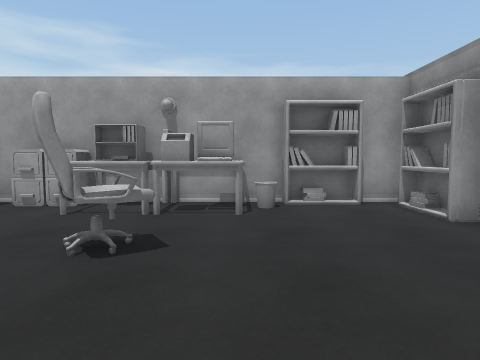
view 1 (above)

17 first-person views from a walk through a Unity game level. The camera is 1.2 m above the floor, tilts 4° down and sees 75° across. The floor is counted in squares, 1 m on a side. Each view is taken from the middle of a square. On the plan, view 1 faces up. The plan holds only what a view shows up to about 13 squares ahead; the rest is blank. Some animated figures are not drawn.

view 2
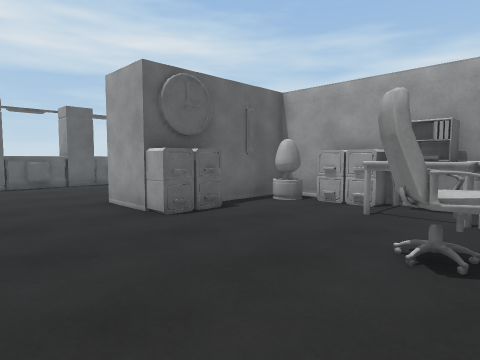

view 3
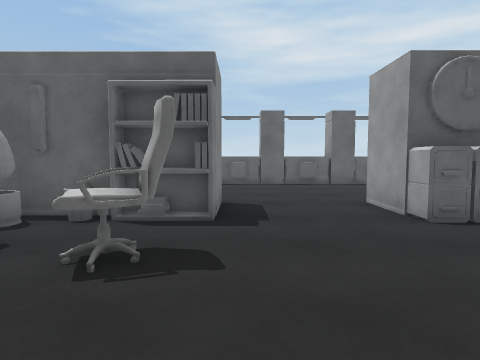

view 4
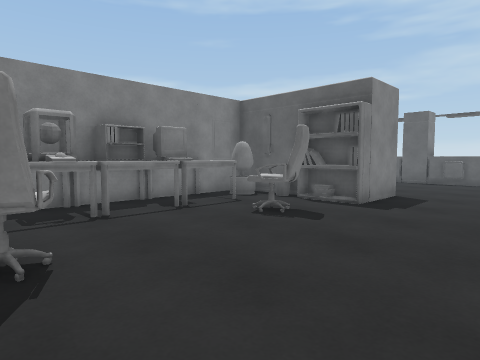

view 5
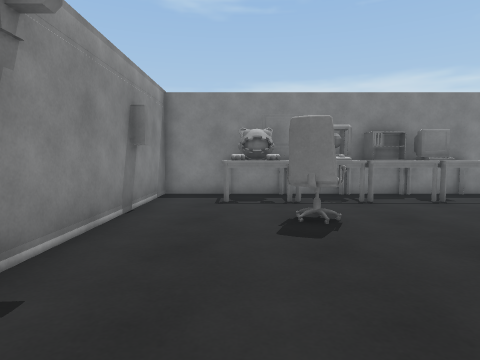

view 6
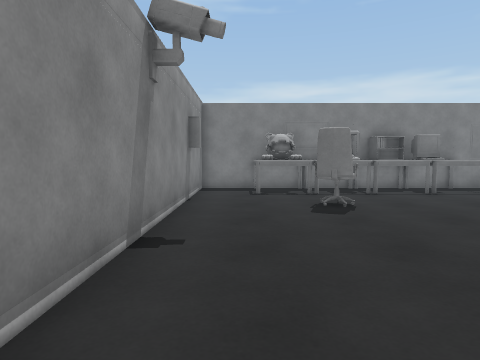

view 7
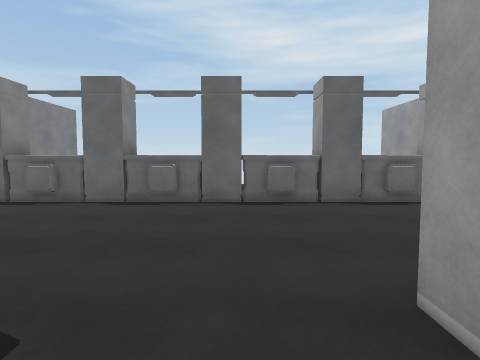

view 8
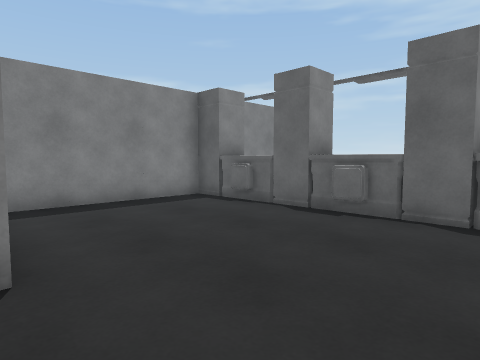

view 9
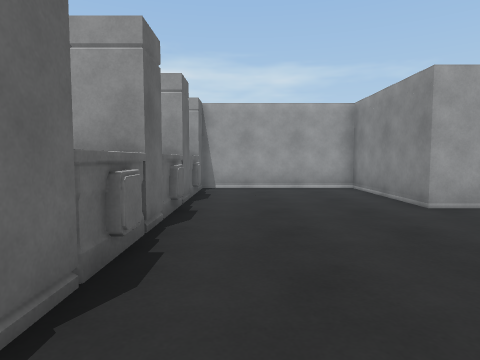

view 10
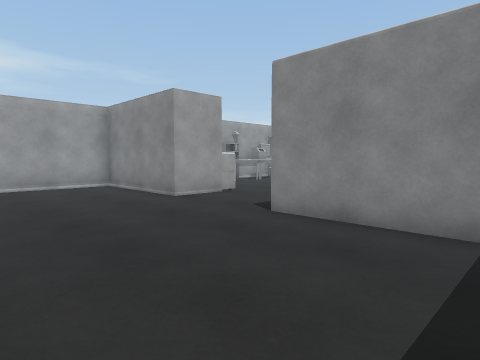

view 11
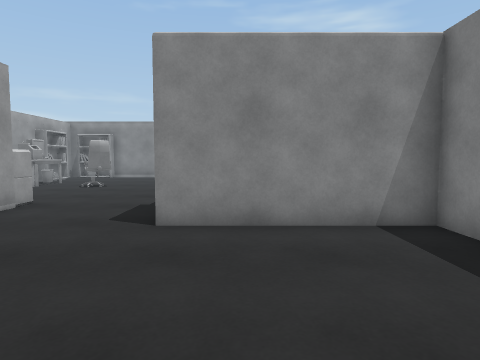

view 12
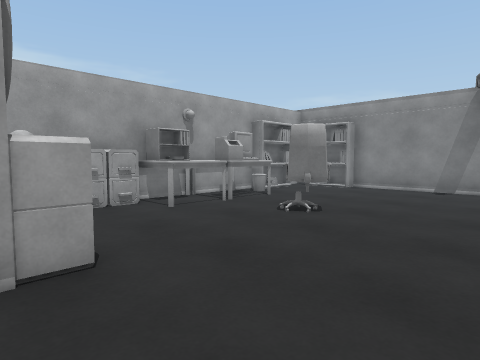

view 13
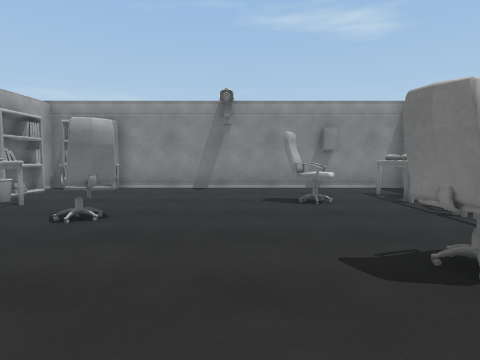

view 14
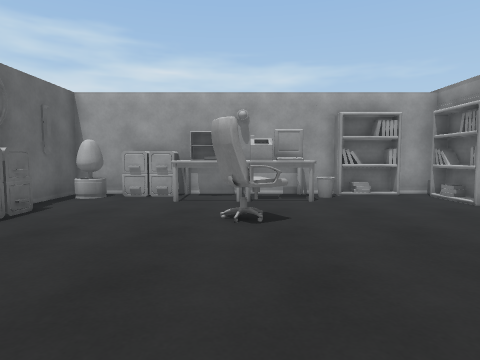

view 15
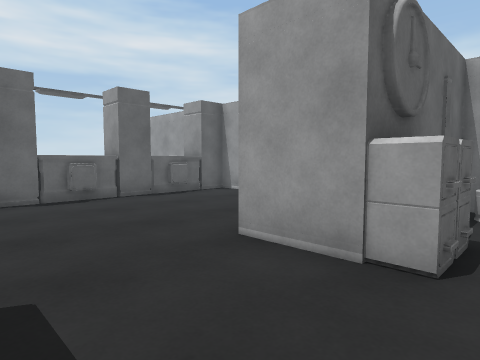

view 16
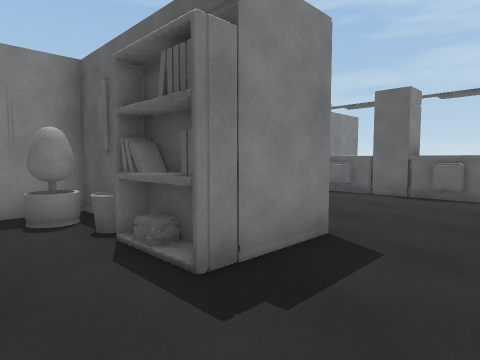

view 17
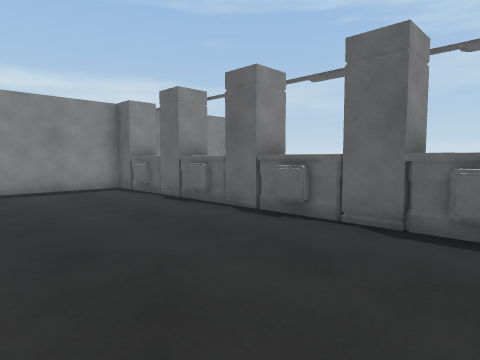

### Floor plan
Key: @ floor where view 1 was taken; # wall or solid block; . floor; ^ raised ledge; C chair.
Columns run from 18 left of view 1 to 5 right of it. Each row starts with its distance up from view 1.
  9   ######################
  8  ##......####^^#^^^#####
  7  ^^......###..^^^#^...##
  6   ^......##...........##
  5  ##......##^...........#
  4  #^......##^....CC.....#
  3   ^....................#
  2  ##....................#
  1  ##....................#
  0   ^...............@C...#
 -1  #^......###.C....CC...#
 -2   #......###.CC........#
 -3   ^......###...........#
 -4  ^^......###.^^^^^^^^..#
 -5  ##......####^##^#^^#..#
 -6 ########################

Where each view was taken, in squares from view 1:
view 1: 0 up, 0 right, facing up
view 2: 0 up, 1 left, facing up-left
view 3: 0 up, 1 left, facing left
view 4: 3 up, 1 right, facing down-left
view 5: 5 up, 2 right, facing down
view 6: 7 up, 3 right, facing down
view 7: 2 up, 7 left, facing left
view 8: 3 up, 9 left, facing down-left
view 9: 4 down, 14 left, facing up
view 10: 5 down, 15 left, facing up-right
view 11: 2 down, 15 left, facing right
view 12: 0 up, 8 left, facing up-right
view 13: 1 up, 8 left, facing right
view 14: 2 down, 2 left, facing up
view 15: 0 up, 6 left, facing up-left
view 16: 2 up, 5 left, facing down-left
view 17: 7 up, 10 left, facing down-left
